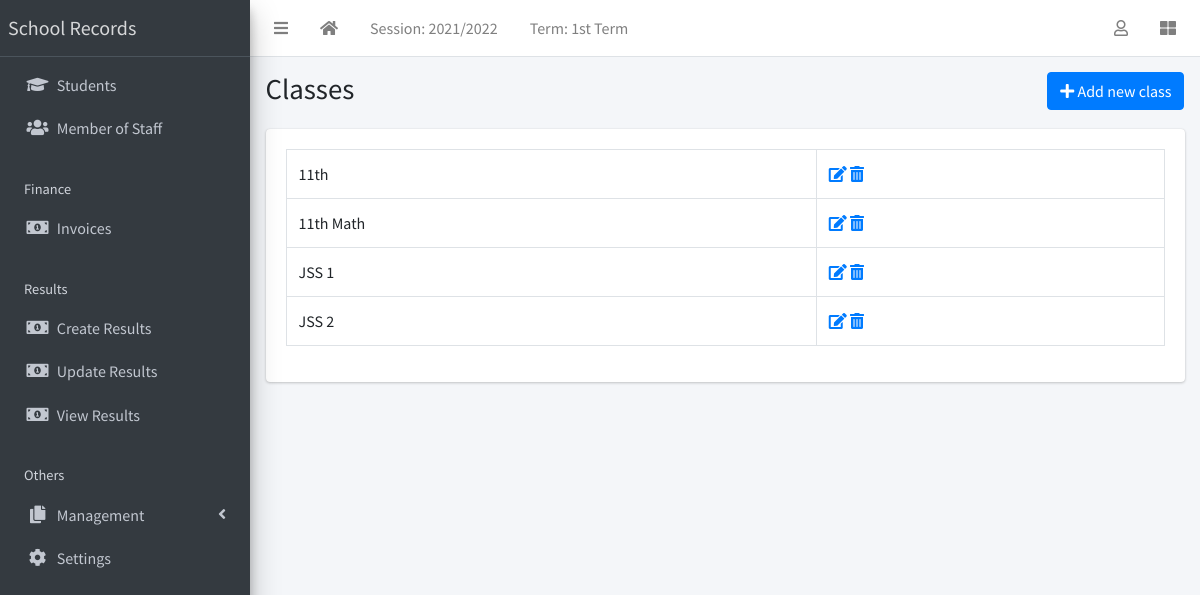
Screenshot of /class/list/ (signed in) with the database file from the repository.
### apps/corecode/models.py (models this page shows, shortened)
class AcademicSession(models.Model):
    name = models.CharField(max_length=200, unique=True)
    current = models.BooleanField(default=True)
    class Meta:
        ordering = ["-name"]

class AcademicTerm(models.Model):
    name = models.CharField(max_length=20, unique=True)
    current = models.BooleanField(default=True)
    class Meta:
        ordering = ["name"]

class StudentClass(models.Model):
    name = models.CharField(max_length=200, unique=True)
    class Meta:
        verbose_name = "Class"
        verbose_name_plural = "Classes"
        ordering = ["name"]
    def __str__(self):
        return self.name

### apps/corecode/views.py (the view)
# urls.py: path("class/list/", ClassListView.as_view(), name="classes"),
class ClassListView(LoginRequiredMixin, SuccessMessageMixin, ListView):
    model = StudentClass
    template_name = "corecode/class_list.html"
    def get_context_data(self, **kwargs):
        context = super().get_context_data(**kwargs)
        context["form"] = StudentClassForm()
        return context

### apps/corecode/context_processors.py (called while the page is built)
def site_defaults(request):
    current_session = AcademicSession.objects.get(current=True)
    current_term = AcademicTerm.objects.get(current=True)
    vals = SiteConfig.objects.all()
    contexts = {
        "current_session": current_session.name,
        "current_term": current_term.name,
    }
    for val in vals:
        contexts[val.key] = val.value
    return contexts

### apps/corecode/templates/corecode/class_list.html (shortened to what this page needs)
{% extends 'base.html' %}
{% load widget_tweaks %}
{% block title %}
Classes
{% endblock title %}
{% block breadcrumb %}
  <a class="btn btn-primary" href="#" data-toggle="modal" data-target="#modal1">
    <i class="fa fa-plus"></i>
    Add new class
  </a>
{% endblock breadcrumb %}
{% block content %}
  <div class="row">
    <div class="col-sm-12">
        <table class="table table-bordered">
          <tbody>
            {% for object in object_list %}
            <tr>
              <td>{{ object }}</td>
              <td><a href="{% url 'class-update' object.id %}"><i
                    class="fa fa-edit"></i></a> <a
                  href="{% url 'class-delete' object.id %}"><i
                    class="fa fa-trash-alt"></i></a></td>
            </tr>
            {% endfor %}
          </tbody>
        </table>
    </div>
  </div>
{% endblock content %}

### templates/base.html (shortened to what this page needs)
{% load static %}
<!DOCTYPE html>
<html lang="en">
<head>
  <link rel="stylesheet" href="{% static 'plugins/fontawesome-free/css/all.min.css' %}">
  <link rel="stylesheet" href="{% static 'plugins/toastr/toastr.min.css' %}">
  <link rel="stylesheet"
    href="{% static 'plugins/overlayScrollbars/css/OverlayScrollbars.min.css' %}">
  <link rel="stylesheet" href="{% static 'plugins/Datatables/datatables.min.css' %}" />
  <link rel="stylesheet" href="{% static 'dist/css/adminlte.min.css' %}">
</head>
<body
  class="hold-transition sidebar-mini layout-fixed layout-navbar-fixed layout-footer-fixed">
  <div class="wrapper">
    <nav class="main-header navbar navbar-expand navbar-white navbar-light">
      <ul class="navbar-nav">
        <li class="nav-item">
          <a class="nav-link" data-widget="pushmenu" href="#" role="button"><i
              class="fas fa-bars"></i></a>
        </li>
        <li class="nav-item d-none d-sm-inline-block">
          <a href="{% url 'home' %} " class="nav-link"><i class="fa fa-home"></i></a>
        </li>
        <li class="nav-item d-none d-sm-inline-block">
          <a href="{% url 'current-session' %}" class="nav-link">Session: {{ current_session }}</a>
        </li>
        <li class="nav-item d-none d-sm-inline-block">
          <a href="{% url 'current-session' %}" class="nav-link">Term: {{ current_term }}</a>
        </li>
      </ul>
      <ul class="navbar-nav ml-auto">
        <li class="nav-item dropdown">
          <a class="nav-link" data-toggle="dropdown" href="#">
            <i class="far fa-user"></i>
          </a>
        </li>
        <li class="nav-item">
          <a class="nav-link" data-widget="control-sidebar" data-slide="true"
            href="#" role="button"><i class="fas fa-th-large"></i></a>
        </li>
      </ul>
    </nav>
    <aside class="main-sidebar sidebar-dark-primary elevation-4">
      <a href="{% url 'home' %}" class="brand-link">School Records</a>
      <div class="sidebar">
        <nav class="mt-2">
          <ul class="nav nav-pills nav-sidebar flex-column"
            data-widget="treeview" role="menu" data-accordion="false">
            <li class="nav-item">
              <a href="{% url 'student-list' %}" class="nav-link">
                <i class="nav-icon fas fa-graduation-cap"></i>
                <p>
                  Students
                </p>
              </a>
            </li>
            <li class="nav-item">
              <a href="{% url 'staff-list' %}" class="nav-link">
                <i class="nav-icon fas fa-users"></i>
                <p>
                  Member of Staff
                </p>
              </a>
            </li>
            <li class="nav-header">Finance</li>
            <li class="nav-item">
              <a href="{% url 'invoice-list' %}" class="nav-link">
                <i class="nav-icon fas fa-money-bill-alt"></i>
                <p>
                  Invoices
                </p>
              </a>
            </li>
            <li class="nav-header">Results</li>
            <li class="nav-item">
              <a href="{% url 'create-result' %}" class="nav-link">
                <i class="nav-icon fas fa-money-bill-alt"></i>
                <p>
                  Create Results
                </p>
              </a>
            </li>
            <li class="nav-item">
              <a href="{% url 'edit-results' %}" class="nav-link">
                <i class="nav-icon fas fa-money-bill-alt"></i>
                <p>
                  Update Results
                </p>
              </a>
            </li>
            <li class="nav-item">
              <a href="{% url 'view-results' %}" class="nav-link">
                <i class="nav-icon fas fa-money-bill-alt"></i>
                <p>
                  View Results
                </p>
              </a>
            </li>
            <li class="nav-header">Others</li>
            <li class="nav-item has-treeview">
              <a href="#" class="nav-link">
                <i class="nav-icon fas fa-copy"></i>
                <p>
                  Management
                  <i class="fas fa-angle-left right"></i>
                </p>
              </a>
            </li>
            <li class="nav-item">
              <a href="{% url 'configs' %}" class="nav-link">
                <i class="nav-icon fas fa-cog"></i>
                <p>
                  Settings
                </p>
              </a>
            </li>
          </ul>
        </nav>
      </div>
    </aside>
    <div class="content-wrapper">
      <section class="content-header">
        <div class="container-fluid">
          <div class="row mb-1">
            <div class="col-sm-8">
              <h1>{% block title %}{% endblock title %}</h1>
            </div>
            <div class="col-sm-4">
              <ol class="breadcrumb float-sm-right">
                <li class="breadcrumb-item">{% block breadcrumb %}{% endblock breadcrumb %}</li>
              </ol>
            </div>
          </div>
        </div>
      </section>
      <section class="content">
        <div class="container-fluid">
          <div class="row">
            <div class="col-md-12">
              {% block fullcard %}
              <div class="card">
                <div class="card-body">
                  <div class="row">
                    <div class="col">
                      {% block content %}
                      {% endblock content %}
                    </div>
                  </div>
                </div>
              </div>
              {% endblock fullcard %}
            </div>
          </div>
        </div>
      </section>
    </div>
  </div>
</body>
</html>

### rows the page displays
AcademicSession: name "2021/2022"
AcademicTerm: name "1st Term"
StudentClass: name "11th"
StudentClass: name "11th Math"
StudentClass: name "JSS 1"
StudentClass: name "JSS 2"
